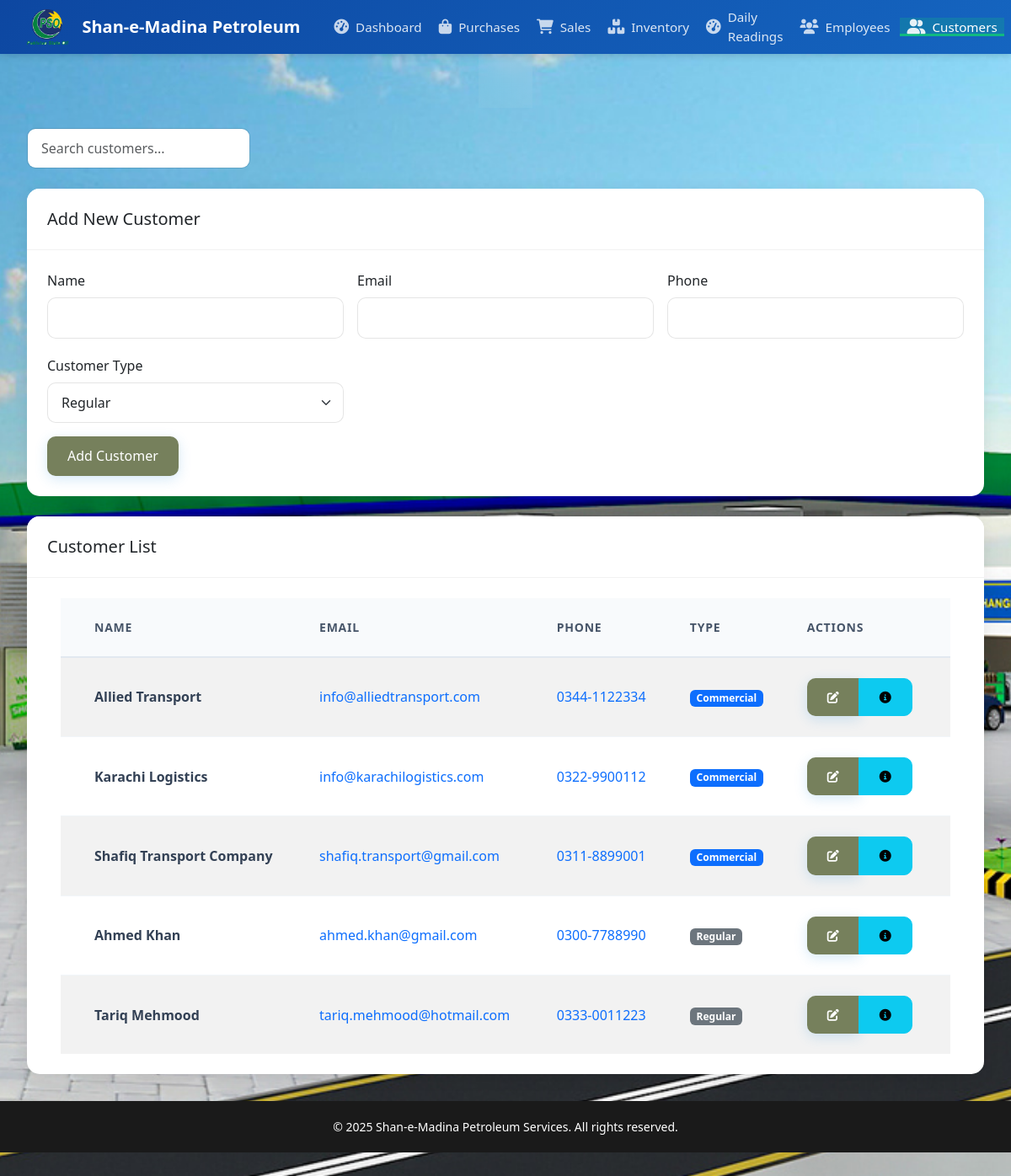
/customers.php (signed in), run on the app's committed database.
### tables this page shows
CREATE TABLE `customers` (
  `customer_id` int(11) NOT NULL,
  `name` varchar(100) NOT NULL,
  `phone` varchar(20) DEFAULT NULL,
  `email` varchar(100) DEFAULT NULL,
  `customer_type` enum('regular','commercial') DEFAULT 'regular'
);

### customers.php (the view, shortened to what this page needs)
<?php
require_once 'config.php';
$customers_query = "SELECT * FROM customers ORDER BY customer_type DESC, name ASC";
$customers_result = $conn->query($customers_query);
require_once 'includes/header.php';
?>
<div class="container mt-4">
    <div class="d-flex justify-content-between align-items-center mb-4">
        <div class="customer-search">
            <input type="text" class="form-control" id="customerSearch" placeholder="Search customers...">
        </div>
    </div>
    <div class="card mb-4">
        <div class="card-header">
            <h5 class="mb-0">Add New Customer</h5>
        </div>
        <div class="card-body">
            <form method="POST" action="" class="row g-3">
                <div class="col-md-4">
                    <label for="name" class="form-label">Name</label>
                    <input type="text" class="form-control" id="name" name="name" required>
                </div>
                <div class="col-md-4">
                    <label for="email" class="form-label">Email</label>
                    <input type="email" class="form-control" id="email" name="email">
                </div>
                <div class="col-md-4">
                    <label for="phone" class="form-label">Phone</label>
                    <input type="text" class="form-control" id="phone" name="phone" required>
                </div>
                <div class="col-md-4">
                    <label for="customer_type" class="form-label">Customer Type</label>
                    <select class="form-select" id="customer_type" name="customer_type" required>
                        <option value="regular">Regular</option>
                    </select>
                </div>
                <div class="col-12">
                    <button type="submit" class="btn btn-primary">Add Customer</button>
                </div>
            </form>
        </div>
    </div>
    <div class="card">
        <div class="card-header">
            <h5 class="mb-0">Customer List</h5>
        </div>
        <div class="card-body">
            <div class="table-responsive">
                <table class="table table-striped">
                    <thead>
                        <tr>
                            <th>Name</th>
                            <th>Email</th>
                            <th>Phone</th>
                            <th>Type</th>
                            <th>Actions</th>
                        </tr>
                    </thead>
                    <tbody>
                        <?php while ($customer = $customers_result->fetch_assoc()): ?>
                            <tr class="<?php echo $customer['customer_type'] === 'commercial' ? 'commercial-customer' : ''; ?>">
                                <td>
                                    <strong><?php echo htmlspecialchars($customer['name']); ?></strong>
                                </td>
                                <td>
                                    <?php if ($customer['email']): ?>
                                        <a href="mailto:<?php echo htmlspecialchars($customer['email']); ?>" class="text-decoration-none">
                                            <?php echo htmlspecialchars($customer['email']); ?>
                                        </a>
                                    <?php else: ?>
                                        <span class="text-muted">N/A</span>
                                    <?php endif; ?>
                                </td>
                                <td>
                                    <a href="tel:<?php echo htmlspecialchars($customer['phone']); ?>" class="text-decoration-none">
                                        <?php echo htmlspecialchars($customer['phone']); ?>
                                    </a>
                                </td>
                                <td>
                                    <span class="badge bg-<?php echo $customer['customer_type'] === 'commercial' ? 'primary' : 'secondary'; ?>">
                                        <?php echo ucfirst($customer['customer_type']); ?>
                                    </span>
                                </td>
                                <td>
                                                                        <div class="btn-group">                                        <button type="button" class="btn btn-sm btn-primary" data-bs-toggle="modal"                                                 data-bs-target="#editModal<?php echo $customer['customer_id']; ?>"                                                title="Edit Customer">                                            <i class="fas fa-edit"></i>                                        </button>                                        <a href="customer_details.php?id=<?php echo $customer['customer_id']; ?>"                                            class="btn btn-sm btn-info" title="View Customer Details">                                            <i class="fas fa-info-circle"></i>                                        </a>                                    </div>
                                </td>
                            </tr>
                        <?php endwhile; ?>
                    </tbody>
                </table>
            </div>
        </div>
    </div>
</div>
<?php require_once 'includes/footer.php'; ?>
</body>
</html>

### styles.css (style rules this page uses)
:root { --primary-color: #356ca2; --secondary-color: #1c2024; --accent-color: #76805c; --success-color: #232724; --warning-color: #4d4730; --danger-color: #e74c3c; --light-bg: #8d583b; --dark-bg: #343a40; }
body { background: url('pso.jpg') center/cover no-repeat fixed; background-color: #f5f5f5; min-height: 100vh; width: 100%; font-family: 'Segoe UI', Tahoma, Geneva, Verdana, sans-serif; position: relative; display: flex; align-items: center; justify-content: center; padding: 2rem 0; overflow-x: hidden; }
html { height: 100%; }
.card { border: none; border-radius: 15px; box-shadow: 0 4px 20px rgba(0,0,0,0.08); margin-bottom: 2rem; transition: transform 0.3s ease; }
.card-header { background: white; border-bottom: 1px solid rgba(0,0,0,0.05); border-radius: 15px 15px 0 0 !important; padding: 1.5rem; }
.card-body { padding: 1.5rem; }
.table { margin: 0; }
.table th { border-top: none; color: var(--secondary-color); font-weight: 600; text-transform: uppercase; font-size: 0.8rem; letter-spacing: 0.5px; padding: 1.2rem; }
.table td { padding: 1.2rem; vertical-align: middle; color: var(--secondary-color); }
.form-control, .form-select { border-radius: 10px; padding: 0.7rem 1rem; border: 1px solid rgba(0,0,0,0.1); transition: all 0.3s ease; }
.btn { border-radius: 10px; padding: 0.7rem 1.5rem; transition: all 0.3s ease; }
.btn-primary { background: var(--accent-color); border: none; box-shadow: 0 4px 15px rgba(52, 152, 219, 0.2); }

### includes/header.php (style rules this page uses)
:root { --primary-gradient: linear-gradient(135deg, #1e40af 0%, #3b82f6 100%); --secondary-gradient: linear-gradient(135deg, #059669 0%, #10b981 100%); --card-bg: rgba(255, 255, 255, 0.98); --card-shadow: 0 8px 24px rgba(0, 0, 0, 0.12); --hover-transform: translateY(-4px); }
body { padding-top: 64px; background: url('Images/pso.jpg') no-repeat center center fixed; background-size: cover; min-height: 100vh; position: relative; display: flex; flex-direction: column; color: #1e293b; }
.container { max-width: 1800px; width: 100%; padding: 0 2rem; }
.table-responsive { margin: 0; padding: 0 1rem; overflow-x: auto; }
.table { margin: 0; border-collapse: separate; border-spacing: 0; width: 100%; min-width: 1000px; }
.table th { background: #f8fafc; color: #475569; font-weight: 600; text-transform: uppercase; font-size: 0.875rem; letter-spacing: 0.75px; padding: 1.5rem; border-bottom: 2px solid #e2e8f0; white-space: nowrap; }
.table td { padding: 1.5rem; vertical-align: middle; color: #334155; border-bottom: 1px solid #f1f5f9; font-size: 1rem; }
.table th:first-child, .table td:first-child { padding-left: 2.5rem; }
.table th:last-child, .table td:last-child { padding-right: 2.5rem; }
.table tbody tr { transition: all 0.2s ease; }
.table tbody tr:last-child td { border-bottom: none; }
@media (max-width: 1600px) { .container { max-width: 1400px; } }

### customers.php (style rules this page uses)
.table tbody tr { transition: all 0.2s ease; }
.commercial-customer { background-color: rgba(13, 110, 253, 0.02); }

### data on the page
customers: name "Allied Transport", email "info@alliedtransport.com", phone "0344-1122334", customer_type "Commercial"
customers: name "Karachi Logistics", email "info@karachilogistics.com", phone "0322-9900112", customer_type "Commercial"
customers: name "Shafiq Transport Company", email "shafiq.transport@gmail.com", phone "0311-8899001", customer_type "Commercial"
customers: name "Ahmed Khan", email "ahmed.khan@gmail.com", phone "0300-7788990", customer_type "Regular"
customers: name "Tariq Mehmood", email "tariq.mehmood@hotmail.com", phone "0333-0011223", customer_type "Regular"
